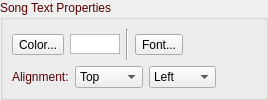
       <widget class="QGroupBox" name="groupBoxTextProperties3">
        <property name="palette">
         <palette>
          <active>
           <colorrole role="WindowText">
            <brush brushstyle="SolidPattern">
             <color alpha="255">
              <red>85</red>
              <green>0</green>
              <blue>0</blue>
             </color>
            </brush>
           </colorrole>
          </active>
          <inactive>
           <colorrole role="WindowText">
            <brush brushstyle="SolidPattern">
             <color alpha="255">
              <red>85</red>
              <green>0</green>
              <blue>0</blue>
             </color>
            </brush>
           </colorrole>
          </inactive>
          <disabled>
           <colorrole role="WindowText">
            <brush brushstyle="SolidPattern">
             <color alpha="255">
              <red>120</red>
              <green>120</green>
              <blue>120</blue>
             </color>
            </brush>
           </colorrole>
          </disabled>
         </palette>
        </property>
        <property name="title">
         <string>Song Text Properties</string>
        </property>
        <layout class="QVBoxLayout" name="verticalLayout_16">
         <property name="leftMargin">
          <number>9</number>
         </property>
         <property name="topMargin">
          <number>9</number>
         </property>
         <property name="rightMargin">
          <number>9</number>
         </property>
         <property name="bottomMargin">
          <number>9</number>
         </property>
         <item>
          <layout class="QHBoxLayout" name="horizontalLayout_42">
           <property name="topMargin">
            <number>0</number>
           </property>
           <property name="bottomMargin">
            <number>0</number>
           </property>
           <item>
            <widget class="QToolButton" name="toolButtonColor3">
             <property name="text">
              <string>Color...</string>
             </property>
            </widget>
           </item>
           <item>
            <widget class="QGraphicsView" name="graphicViewTextColor3">
             <property name="sizePolicy">
              <sizepolicy hsizetype="Minimum" vsizetype="Fixed">
               <horstretch>0</horstretch>
               <verstretch>0</verstretch>
              </sizepolicy>
             </property>
             <property name="minimumSize">
              <size>
               <width>50</width>
               <height>20</height>
              </size>
             </property>
             <property name="maximumSize">
              <size>
               <width>50</width>
               <height>20</height>
              </size>
             </property>
            </widget>
           </item>
           <item>
            <widget class="Line" name="line_8">
             <property name="orientation">
              <enum>Qt::Vertical</enum>
             </property>
            </widget>
           </item>
           <item>
            <widget class="QToolButton" name="toolButtonFont3">
             <property name="text">
              <string>Font...</string>
             </property>
            </widget>
           </item>
           <item>
            <widget class="QLabel" name="labelFont3">
             <property name="text">
              <string/>
             </property>
            </widget>
           </item>
          </layout>
         </item>
         <item>
          <layout class="QHBoxLayout" name="horizontalLayout_43">
           <property name="topMargin">
            <number>0</number>
           </property>
           <property name="bottomMargin">
            <number>0</number>
           </property>
           <item>
            <widget class="QLabel" name="labelVertical3">
             <property name="text">
              <string>Alignment:</string>
             </property>
            </widget>
           </item>
           <item>
            <widget class="QComboBox" name="comboBoxVerticalAling3">
             <property name="minimumSize">
              <size>
               <width>63</width>
               <height>0</height>
              </size>
             </property>
             <item>
              <property name="text">
               <string>Top</string>
              </property>
             </item>
             <item>
              <property name="text">
               <string>Middle</string>
              </property>
             </item>
             <item>
              <property name="text">
               <string>Bottom</string>
              </property>
             </item>
            </widget>
           </item>
           <item>
            <widget class="QComboBox" name="comboBoxHorizontalAling3">
             <property name="minimumSize">
              <size>
               <width>62</width>
               <height>0</height>
              </size>
             </property>
             <item>
              <property name="text">
               <string>Left</string>
              </property>
             </item>
             <item>
              <property name="text">
               <string>Center</string>
              </property>
             </item>
             <item>
              <property name="text">
               <string>Right</string>
              </property>
             </item>
            </widget>
           </item>
           <item>
            <spacer name="horizontalSpacer_22">
             <property name="orientation">
              <enum>Qt::Horizontal</enum>
             </property>
             <property name="sizeHint" stdset="0">
              <size>
               <width>40</width>
               <height>20</height>
              </size>
             </property>
            </spacer>
           </item>
          </layout>
         </item>
        </layout>
       </widget>
